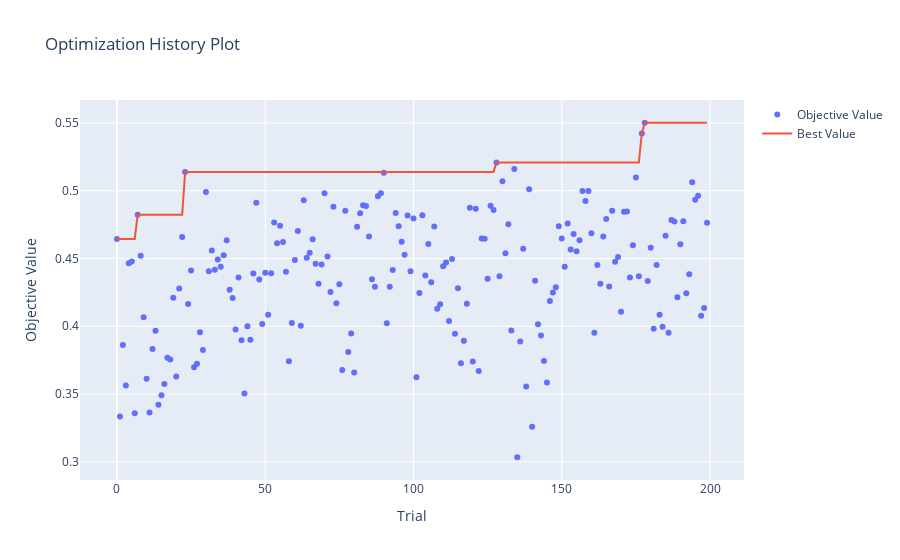

Write notebook code for a chart like this one.
### Code cell
# Plot optimization history
plot_optimization_history(study)

### Figure 1 — Plotly figure (JSON) as saved in the notebook; plotly's stock layout.template omitted (floating-point values rounded to 4 significant figures; data arrays with more than 128 entries replaced by an {"elided": "..."} marker saying what was removed)
{"data": [{"mode": "markers", "name": "Objective Value", "type": "scatter", "x": {"elided": "200 int values"}, "y": {"elided": "200 float values"}}, {"mode": "lines", "name": "Best Value", "type": "scatter", "x": {"elided": "200 int values"}, "y": {"elided": "200 float values"}}, {"marker": {"color": "#cccccc"}, "mode": "markers", "name": "Infeasible Trial", "showlegend": false, "type": "scatter", "x": [], "y": []}], "layout": {"title": {"text": "Optimization History Plot"}, "xaxis": {"title": {"text": "Trial"}}, "yaxis": {"title": {"text": "Objective Value"}}}}
